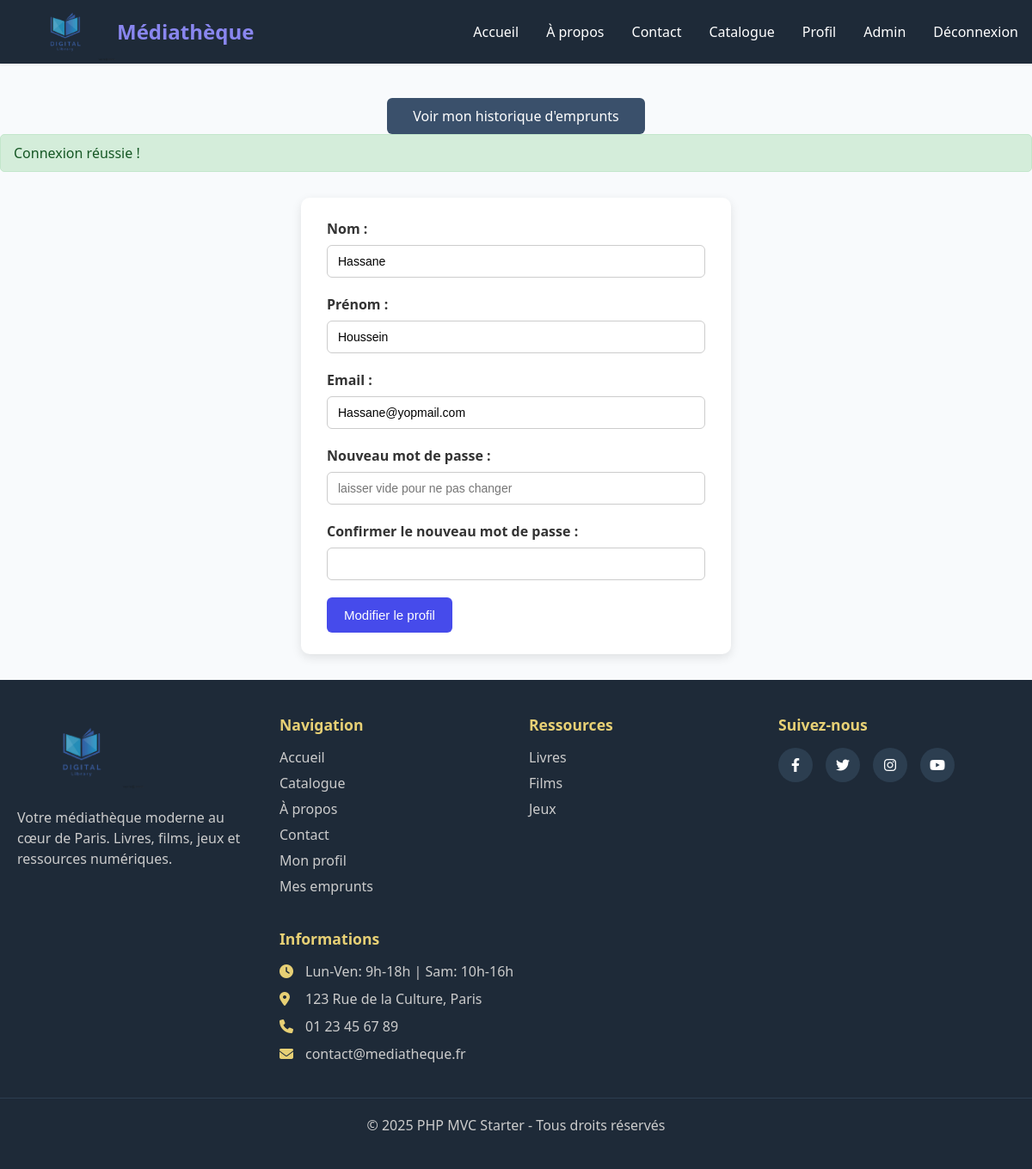
Page /public/home/profile (signed in) on the committed database.
### tables this page shows
CREATE TABLE `users` (
  `id` int NOT NULL,
  `lastname` varchar(100) NOT NULL,
  `name` varchar(100) NOT NULL,
  `email` varchar(150) NOT NULL,
  `password` varchar(255) NOT NULL,
  `role` enum('user','admin') DEFAULT 'user',
  `created_at` timestamp NULL DEFAULT CURRENT_TIMESTAMP,
  `updated_at` timestamp NULL DEFAULT CURRENT_TIMESTAMP ON UPDATE CURRENT_TIMESTAMP
);

### core/view.php (called while the page is built, shortened)
<?php
function load_view($view, $data = []) {
    $view_file = VIEW_PATH . '/' . $view . '.php';
    require $view_file;
}
function load_view_with_layout($view, $data = [], $layout = 'layout') {
    load_view($view, $data);
}

### controllers/home_controller.php (called while the page is built, shortened)
<?php
function home_profile()
{
    $user_id = $_SESSION['user_id'];
    $profile = get_profile_by_id($user_id);
    $data = [
        'title' => 'Profile',
        'message' => 'Bienvenue sur votre profil',
        'content' => 'Modifiez vos informations ci-dessous.',
        'profile' => $profile
    ];
    load_view_with_layout('home/profile', $data);
}

### core/router.php (called while the page is built, shortened)
<?php
function parse_request_url()
{
    $url = $_GET['url'] ?? '';
    $url = rtrim($url, '/');
    $url = filter_var($url, FILTER_SANITIZE_URL);
    $url_parts = explode('/', $url);
    $controller = $url_parts[0] ?? 'home';
    $action = $url_parts[1] ?? 'index';
    $params = array_slice($url_parts, 2);
    return [
        'controller' => $controller,
        'action' => $action,
        'params' => $params
    ];
}
function dispatch()
{
    $route = parse_request_url();
    $controller_name = $route['controller'];
    $action_name = $route['action'];
    $params = $route['params'];
    $action_function = $controller_name . '_' . $action_name;
    call_user_func_array($action_function, $params);
}

### public/index.php (called while the page is built, shortened)
<?php
require_once '../config/database.php';
require_once CORE_PATH . '/database.php';
require_once CORE_PATH . '/router.php';
require_once CORE_PATH . '/view.php';
require_once INCLUDE_PATH . '/helpers.php';
require_once MODEL_PATH . '/profile_model.php';
dispatch();

### includes/helpers.php (called while the page is built, shortened)
<?php
function escape($string)
{
    return htmlspecialchars($string, ENT_QUOTES, 'UTF-8');
}
function esc($string)
{
    return escape($string);
}
function url($path = '')
{
    $base_url = rtrim(BASE_URL, '/');
    $path = ltrim($path, '/');
    return $base_url . '/' . $path;
}
function get_flash_messages($type = null)
{
    if ($type) {
        $messages = $_SESSION['flash_messages'][$type] ?? [];
        return $messages;
    }
    $messages = $_SESSION['flash_messages'];
    return $messages;
}
function has_flash_messages($type = null)
{
    if ($type) {
        return !empty($_SESSION['flash_messages'][$type]);
    }
    return !empty($_SESSION['flash_messages']);
}

### core/database.php (called while the page is built, shortened)
<?php
function db_connect() {
    static $pdo = null;
    if ($pdo === null) {
        try {
            $dsn = "mysql:host=" . DB_HOST . ";dbname=" . DB_NAME . ";charset=" . DB_CHARSET;
            $options = [
                PDO::ATTR_ERRMODE => PDO::ERRMODE_EXCEPTION,
                PDO::ATTR_DEFAULT_FETCH_MODE => PDO::FETCH_ASSOC,
                PDO::ATTR_EMULATE_PREPARES => false,
            ];
            $pdo = new PDO($dsn, DB_USER, DB_PASS, $options);
        } catch (PDOException $e) {
            die("Erreur de connexion à la base de données : " . $e->getMessage());
        }
    }
    return $pdo;
}
function db_select_one($query, $params = []) {
    $pdo = db_connect();
    $stmt = $pdo->prepare($query);
    $stmt->execute($params);
    return $stmt->fetch();
}

### models/profile_model.php (called while the page is built, shortened)
<?php
function get_profile_by_id($user_id)
{
    $query = "SELECT id, lastname, name, email FROM users WHERE id = ?";
    return db_select_one($query, [$user_id]);
}

### views/home/profile.php (the view, shortened to what this page needs)
<div style="text-align:center; margin-top:30px;">
    <a href="<?= url('borrow/history') ?>" class="btn">Voir mon historique d'emprunts</a>
</div>
<?php if (has_flash_messages('success')): ?>
    <?php foreach (get_flash_messages('success') as $msg): ?>
        <p class="success"><?= esc($msg); ?></p>
    <?php endforeach; ?>
<?php elseif (has_flash_messages('error')): ?>
    <?php foreach (get_flash_messages('error') as $msg): ?>
        <p class="error"><?= esc($msg); ?></p>
    <?php endforeach; ?>
<?php endif; ?>
<section class="nouveautés">
    <form action="" method="POST">
        <label>Nom :</label>
        <input type="text" name="lastname" value="<?= isset($profile['lastname']) ? esc($profile['lastname']) : '' ?>" required>
        <label>Prénom :</label>
        <input type="text" name="name" value="<?= isset($profile['name']) ? esc($profile['name']) : '' ?>" required>
        <label>Email :</label>
        <input type="email" name="email" value="<?= isset($profile['email']) ? esc($profile['email']) : '' ?>" required>
        <label>Nouveau mot de passe :</label>
        <input type="password" name="password" placeholder="laisser vide pour ne pas changer">
        <label>Confirmer le nouveau mot de passe :</label>
        <input type="password" name="password_confirm">
        <button type="submit">Modifier le profil</button>
    </form>
</section>

### public/assets/css/style.css (style rules this page uses)
* { margin: 0; padding: 0; box-sizing: border-box; }
:root { --primary-color: #3b82f6; --primary-hover: #2563eb; --secondary-color: #6b7280; --success-color: #10b981; --error-color: #ef4444; --warning-color: #f59e0b; --background-color: #f8fafc; --text-color: #1f2937; --border-color: #e5e7eb; --white: #ffffff; --shadow: 0 1px 3px 0 rgba(0, 0, 0, 0.1); --shadow-lg: 0 10px 15px -3px rgba(0, 0, 0, 0.1); }
body { font-family: "Segoe UI", Tahoma, Geneva, Verdana, sans-serif; color: var(--text-color); background-color: var(--background-color); min-height: 100vh; display: flex; flex-direction: column; }
section { padding: 0px 20px; margin: 0 auto; }
.btn { display: inline-block; margin-top: 10px; padding: 10px 15px; background: #3a506b; color: #fff; text-decoration: none; border-radius: 5px; transition: 0.3s; }
.btn { display: inline-block; padding: 10px 30px; border-radius: 6px; text-decoration: none; font-size: 1rem; cursor: pointer; transition: 0.3s; border: none; min-width: 200px; text-align: center; }
.success { background: #d4edda; color: #155724; padding: 10px 15px; border-radius: 5px; margin-bottom: 15px; border: 1px solid #c3e6cb; }
section.nouveautés { max-width: 500px; margin: 30px auto; background: #fff; padding: 25px 30px; border-radius: 10px; box-shadow: 0 4px 12px rgba(0, 0, 0, 0.1); }
section.nouveautés label { display: block; margin-bottom: 8px; font-weight: bold; color: #333; }
section.nouveautés input[type="text"], section.nouveautés input[type="email"], section.nouveautés input[type="password"] { width: 100%; padding: 10px 12px; margin-bottom: 20px; border: 1px solid #ccc; border-radius: 6px; font-size: 14px; transition: border 0.2s ease; }
section.nouveautés button { background: #464beb; color: white; border: none; padding: 12px 20px; border-radius: 6px; font-size: 15px; cursor: pointer; transition: background 0.3s ease; }

### rows in the picture
users: lastname "Hassane", name "Houssein", email "Hassane@yopmail.com"

### other values in the picture
$msg "Connexion réussie !"
APP_NAME "PHP MVC Starter"
